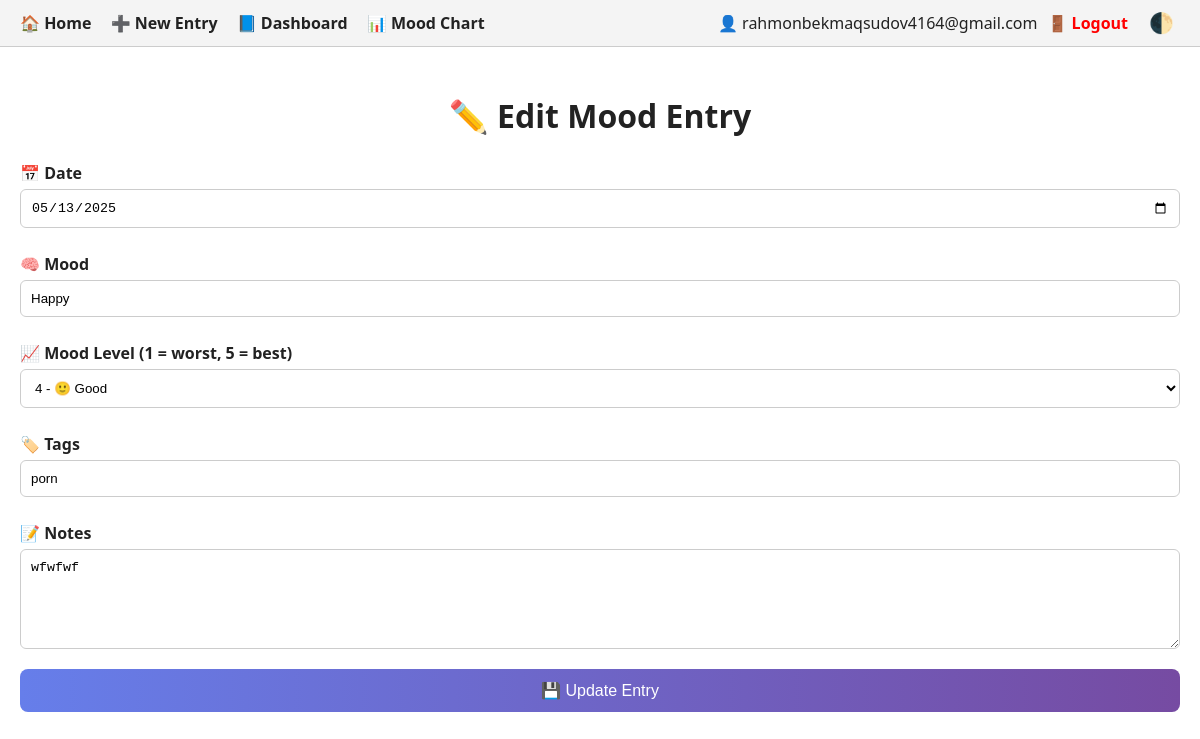
The app's page /entry/1/edit (signed in) with its own data.
### app.py (models this page shows, shortened)
class User(db.Model):
    id = db.Column(db.Integer, primary_key=True)
    username = db.Column(db.String(80), unique=True, nullable=False)
    password_hash = db.Column(db.String(128), nullable=False)

class MoodEntry(db.Model):
    id = db.Column(db.Integer, primary_key=True)
    date = db.Column(db.String(10), nullable=False)
    mood = db.Column(db.String(20), nullable=False)
    intensity = db.Column(db.Integer, nullable=False)
    notes = db.Column(db.Text, nullable=True)
    tags = db.Column(db.String(100), nullable=True)

### app.py (the view, shortened to what this page needs)
@app.route('/entry/<int:id>/edit', methods=['GET', 'POST'])
@login_required
def edit_entry(id):
    entry = MoodEntry.query.get_or_404(id)
    return render_template('edit_entry.html', entry=entry)

### app.py (called while the page is built)
def login_required(f):
    @wraps(f)
    def decorated_function(*args, **kwargs):
        if 'user_id' not in session:
            flash("🔒 Please log in to access this page.")
            return redirect(url_for('login'))
        return f(*args, **kwargs)
    return decorated_function

@app.context_processor
def inject_user():
    user = None
    if 'user_id' in session:
        user = User.query.get(session['user_id'])
    return dict(current_user=user)

### templates/edit_entry.html (shortened to what this page needs)
{% extends 'base.html' %}
{% block content %}
<div class="form-container fade-in">
    <h2 class="page-heading">✏️ Edit Mood Entry</h2>
    <form method="POST" class="mood-form">
        <label for="date">📅 Date</label>
        <input type="date" id="date" name="date" value="{{ entry.date }}" required>
        <label for="mood">🧠 Mood</label>
        <input type="text" id="mood" name="mood" value="{{ entry.mood }}" required>
        <label for="intensity">📈 Mood Level (1 = worst, 5 = best)</label>
        <select id="intensity" name="intensity" required>
            <option value="4" {% if entry.intensity== 4 %}selected{% endif %}>4 - 🙂 Good</option>
        </select>
        <label for="tags">🏷️ Tags</label>
        <input type="text" id="tags" name="tags" value="{{ entry.tags }}" placeholder="#work #sleep #anxiety">
        <label for="notes">📝 Notes</label>
        <textarea id="notes" name="notes" placeholder="Write anything...">{{ entry.notes }}</textarea>
        <button type="submit" class="submit-btn">💾 Update Entry</button>
    </form>
</div>
{% endblock %}

### templates/base.html (shortened to what this page needs)
<!DOCTYPE html>
<html lang="en">
<head>
    <link rel="stylesheet" href="{{ url_for('static', filename='css/style.css') }}">
</head>
<body>
<nav>
    <div>
        <a href="{{ url_for('index') }}">🏠 Home</a>
        <a href="{{ url_for('new_entry') }}">➕ New Entry</a>
        <a href="{{ url_for('dashboard') }}">📘 Dashboard</a>
        <a href="{{ url_for('mood_chart') }}">📊 Mood Chart</a>
    </div>
    <div style="display: flex; align-items: center;">
        {% if current_user %}
        <span style="margin-right: 10px;">👤 {{ current_user.username }}</span>
        <a href="{{ url_for('logout') }}" style="margin-right: 15px; color: red;">🚪 Logout</a>
        {% else %}
        <a href="{{ url_for('login') }}">🔐 Login</a>
        <a href="{{ url_for('register') }}" style="margin-left: 10px;">🆕 Register</a>
        {% endif %}
        <button class="theme-toggle" onclick="toggleTheme()">🌓</button>
    </div>
</nav>
<div style="padding: 20px;">
    {% block content %}
    {% endblock %}
</div>
</body>
</html>

### static/style.css (style rules this page uses)
:root { --bg: #ffffff; --text: #222; --nav-bg: #f4f4f4; --card-bg: #f9f9f9; --accent: #667eea; --accent-dark: #764ba2; --transition: all 0.3s ease; }
body { background-color: var(--bg); color: var(--text); font-family: 'Segoe UI', sans-serif; margin: 0; transition: var(--transition); opacity: 0; animation: fadeIn 0.6s ease forwards; }
nav { background-color: var(--nav-bg); padding: 10px 20px; display: flex; justify-content: space-between; align-items: center; border-bottom: 1px solid #ccc; transition: var(--transition); }
nav a { margin-right: 15px; text-decoration: none; color: var(--text); font-weight: bold; transition: color 0.2s ease; }
.theme-toggle { background: none; border: none; cursor: pointer; font-size: 20px; color: var(--text); transition: var(--transition); }
input[type="text"], input[type="date"], textarea { padding: 8px; border: 1px solid #ccc; border-radius: 6px; width: 100%; box-sizing: border-box; transition: border-color 0.2s ease; margin-bottom: 12px; }
.fade-in { animation: fadeIn 1.2s ease-in; }
.mood-form label { display: block; margin: 10px 0 5px; font-weight: bold; }
.mood-form input[type="date"], .mood-form input[type="text"], .mood-form select, .mood-form textarea { width: 100%; padding: 10px; margin-bottom: 15px; border: 1px solid #ccc; border-radius: 6px; background-color: #fff; transition: border 0.3s ease; }
.mood-form textarea { min-height: 100px; resize: vertical; }
.submit-btn { width: 100%; padding: 12px; font-size: 16px; background: linear-gradient(to right, #667eea, #764ba2); color: white; border: none; border-radius: 8px; cursor: pointer; transition: background 0.3s ease, transform 0.2s ease; }
.page-heading { text-align: center; font-size: 2em; margin-bottom: 25px; }

### templates/base.html (style rules this page uses)
:root { --bg: #ffffff; --text: #222; --nav-bg: #f4f4f4; --card-bg: #f9f9f9; --transition: all 0.3s ease; }
body { background-color: var(--bg); color: var(--text); font-family: 'Segoe UI', sans-serif; margin: 0; transition: var(--transition); opacity: 0; animation: fadeIn 0.6s ease forwards; }
nav { background-color: var(--nav-bg); padding: 10px 20px; display: flex; justify-content: space-between; align-items: center; border-bottom: 1px solid #ccc; transition: var(--transition); }
nav a { margin-right: 15px; text-decoration: none; color: var(--text); font-weight: bold; transition: color 0.2s ease; }
.theme-toggle { background: none; border: none; cursor: pointer; font-size: 20px; color: var(--text); transition: var(--transition); }

### records on screen
User: username "rahmonbekmaqsudov4164@gmail.com"
MoodEntry: date "05/13/2025", mood "Happy", intensity "4 - 🙂 Good", tags "porn", notes "wfwfwf"
